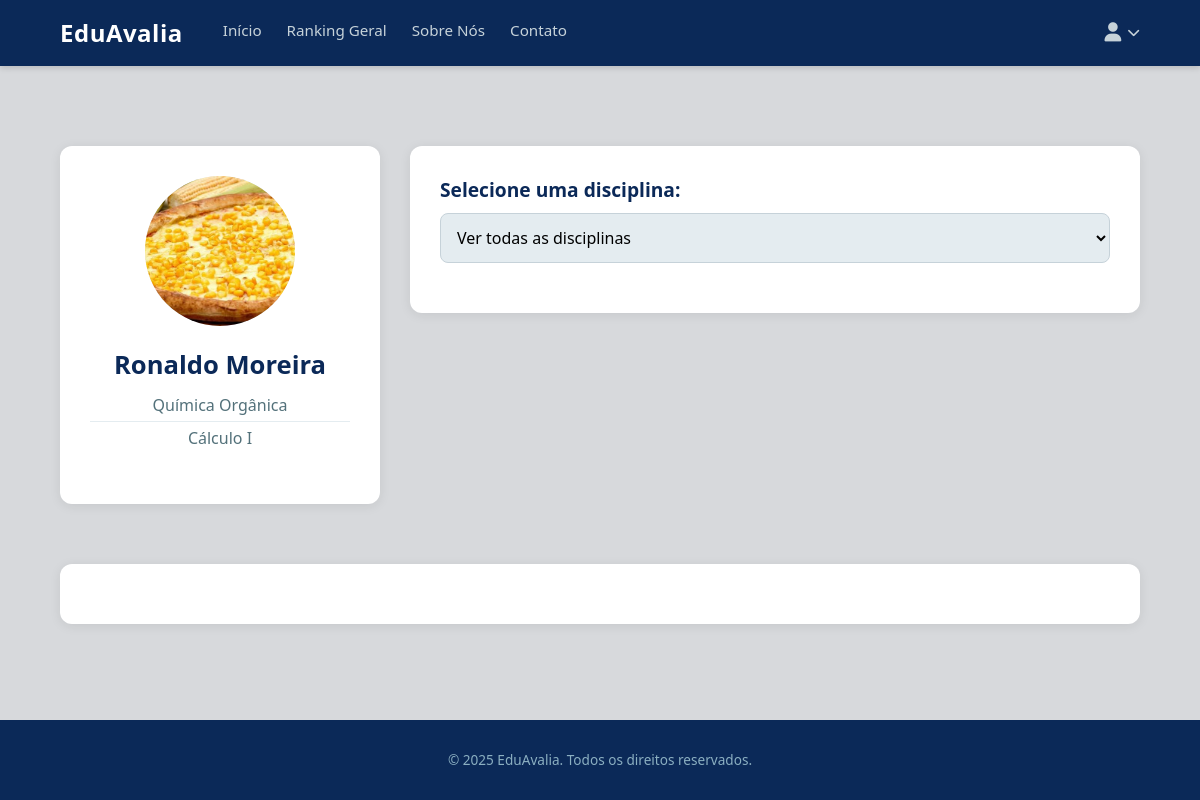
The page /professores/23/ on the database its author committed.
### avaliacoes/models.py (models this page shows, shortened)
class Professor(models.Model):
    user = models.OneToOneField(CustomUser, on_delete=models.CASCADE, limit_choices_to={'user_type': 'professor'})
    foto = models.ImageField(upload_to='professores_fotos/', blank=True, null=True)

class CustomUser(AbstractUser):
    USER_TYPE_CHOICES = (
        ('aluno', 'Aluno'),
        ('professor', 'Professor'),
        ('admin', 'Administrador'),
    )
    user_type = models.CharField(max_length=20, choices=USER_TYPE_CHOICES, default='aluno')
    cpf = models.CharField(max_length=11, unique=True)
    data_nascimento = models.DateField(null=True, blank=True)

class DisciplinaPessoa(models.Model):
    STATUS_CHOICES = [
        ('ativo', 'Ativo'),
        ('inativo', 'Inativo'),
    ]
    disciplina = models.ForeignKey('Materia', on_delete=models.CASCADE)
    pessoa = models.ForeignKey('CustomUser', on_delete=models.CASCADE, related_name='disciplinas_pessoa')
    status = models.CharField(max_length=20, choices=STATUS_CHOICES, default='ativo')
    class Meta:
        unique_together = ('disciplina', 'pessoa')

class Materia(models.Model):
    nome = models.CharField(max_length=100) # Este campo armazena o nome real ("Química")
    codigo = models.CharField(max_length=20, unique=True)
    data_inicio = models.DateField()
    nome_normalized = models.CharField(max_length=100, blank=True, db_index=True)

### avaliacoes/views.py (the view)
# urls.py: path('professores/<int:professor_id>/', views.detalhes_professor, name='detalhes_professor'),
def detalhes_professor(request, professor_id):
    professor = get_object_or_404(Professor, pk=professor_id)
    disciplinas_do_professor = DisciplinaPessoa.objects.filter(pessoa=professor.user).select_related('disciplina')
    comentarios = Avaliacao.objects.filter(
        disciplina_pessoa__pessoa=professor.user,
        comentario__isnull=False
    ).exclude(comentario='').order_by('-data_avaliacao')
    dados_grafico = {}
    dados_all = {
        'didatica': [], 'dificuldade': [], 'relacionamento': [], 'pontualidade': []
    }
    try:
        cat_didatica = Categoria.objects.get(nome_categoria='Didática')
        cat_dificuldade = Categoria.objects.get(nome_categoria='Dificuldade')
        cat_relacionamento = Categoria.objects.get(nome_categoria='Relacionamento')
        cat_pontualidade = Categoria.objects.get(nome_categoria='Pontualidade')
    except Categoria.DoesNotExist as e:
        context = {
            'professor': professor,
            'disciplinas_professor': disciplinas_do_professor,
            'comentarios': comentarios,
            'dados_grafico_json': json.dumps({'all': dados_all}), # Envia ao menos o 'all' vazio
        }
        return render(request, 'avaliacoes/detalhes_professor.html', context)
    for dp in disciplinas_do_professor:
        notas_disciplina = AvaliacaoCategoria.objects.filter(avaliacao__disciplina_pessoa=dp)
        notas_didatica = list(notas_disciplina.filter(categoria=cat_didatica).values_list('nota', flat=True))
        notas_dificuldade = list(notas_disciplina.filter(categoria=cat_dificuldade).values_list('nota', flat=True))
        notas_relacionamento = list(notas_disciplina.filter(categoria=cat_relacionamento).values_list('nota', flat=True))
        notas_pontualidade = list(notas_disciplina.filter(categoria=cat_pontualidade).values_list('nota', flat=True))
        dados_grafico[dp.pk] = {
            'didatica': notas_didatica,
            'dificuldade': notas_dificuldade,
            'relacionamento': notas_relacionamento,
            'pontualidade': notas_pontualidade,
        }
        dados_all['didatica'].extend(notas_didatica)
        dados_all['dificuldade'].extend(notas_dificuldade)
        dados_all['relacionamento'].extend(notas_relacionamento)
        dados_all['pontualidade'].extend(notas_pontualidade)
    dados_grafico['all'] = dados_all
    context = {
        'professor': professor,
        'disciplinas_professor': disciplinas_do_professor, # Para o dropdown
        'comentarios': comentarios,
        'dados_grafico_json': json.dumps(dados_grafico, default=str), # Envia o NOVO JSON
    }
    return render(request, 'avaliacoes/detalhes_professor.html', context)

### avaliacoes/templates/avaliacoes/detalhes_professor.html (shortened to what this page needs)
{% extends 'base.html' %}
{% load static %}
{% block content %}
<div class="admin-container" style="max-width: 1200px; padding-top: 40px;">
  <div class="profile-grid-container">
    <aside class="professor-card">
        <div class="professor-image-placeholder">
            {% if professor.foto %}
                <img src="{{ professor.foto.url }}" alt="Foto de {{ professor.user.get_full_name }}" style="
                    width: 100%;
                    height: 100%;
                    object-fit: cover;
                    border-radius: 50%;
                ">
            {% else %}
                <i class="fa-solid fa-user"></i>
            {% endif %}
        </div>
        <h2>{{ professor.user.get_full_name }}</h2>
        <ul class="subject-list">
            {% for dp in professor.user.disciplinas_pessoa.all %}
                <li>{{ dp.disciplina.nome }}</li>
            {% empty %}
                <li>Nenhuma disciplina</li>
            {% endfor %}
        </ul>
    </aside>
    <section class="evaluation-main">
      <div class="unified-card">
        <div class="disciplina-select-group">
          <label for="main-disciplina-select">Selecione uma disciplina:</label>
          <select id="main-disciplina-select">
            <option value="all" selected>Ver todas as disciplinas</option>
          </select>
        </div>
      </div>
    </section>
    <section class="comment-card">
    </section>
  </div>
</div>
{% endblock content %}

### avaliacoes/templates/base.html (style rules this page uses)
:root { --azul-marinho: #0b2958; --azul-acinzentado: #8bafc1; --verde: #18a594; --cinza-claro: #c6d2d9; --painel-central: #e4ecf0; --cinza-escuro-letras: #a7adaf; --verde-escuro-letras: #53717a; --cinza-claro-fundo: #d7d9dc; }
* { margin: 0; padding: 0; box-sizing: border-box; }
body { font-family: 'Segoe UI', sans-serif; background-color: var(--cinza-claro-fundo); color: #333; line-height: 1.5; display: flex; flex-direction: column; min-height: 100vh; }
.admin-container { display: flex; justify-content: center; gap: 30px; width: 90%; max-width: 1200px; margin: 40px auto; align-items: flex-start; flex-grow: 1; }

### avaliacoes/templates/avaliacoes/detalhes_professor.html (style rules this page uses)
.profile-grid-container { display: grid; grid-template-columns: 320px 1fr; gap: 30px; align-items: flex-start; width: 100%; max-width: 1200px; margin: 0 auto; }
.professor-card { background-color: #fff; border-radius: 12px; padding: 30px; box-shadow: 0 2px 12px rgba(0, 0, 0, 0.08); }
.professor-image-placeholder { width: 150px; height: 150px; border-radius: 50%; background-color: var(--painel-central); margin: 0 auto 20px auto; display: flex; align-items: center; justify-content: center; font-size: 5rem; color: var(--azul-acinzentado); }
.professor-card h2 { text-align: center; font-size: 1.6rem; color: var(--azul-marinho); margin-bottom: 5px; font-weight: 600; }
.professor-card .subject-list { text-align: center; font-size: 1rem; color: var(--verde-escuro-letras); margin-bottom: 20px; list-style: none; padding: 0; }
.professor-card .subject-list li { font-weight: 500; padding: 4px 0; border-bottom: 1px solid var(--painel-central); }
.professor-card .subject-list li:last-child { border-bottom: none; }
.evaluation-main { display: flex; flex-direction: column; gap: 30px; }
.unified-card { padding: 30px; background-color: #fff; border-radius: 12px; box-shadow: 0 2px 12px rgba(0, 0, 0, 0.08); }
.disciplina-select-group { margin-bottom: 20px; text-align: left; }
.disciplina-select-group label { font-weight: 600; color: var(--azul-marinho); margin-bottom: 8px; display: block; font-size: 1.2rem; }
.disciplina-select-group select { width: 100%; padding: 12px; border: 1px solid var(--cinza-claro); border-radius: 8px; background-color: var(--painel-central); font-size: 1rem; font-family: 'Segoe UI', sans-serif; }
.comment-card { grid-column: 1 / -1; margin-top: 30px; padding: 30px; background-color: #fff; border-radius: 12px; box-shadow: 0 2px 12px rgba(0, 0, 0, 0.08); }

### rows shown on the page
Professor: foto (picture), user.get_full_name "Ronaldo Moreira"
DisciplinaPessoa: disciplina.nome "Química Orgânica"
DisciplinaPessoa: disciplina.nome "Cálculo I"
